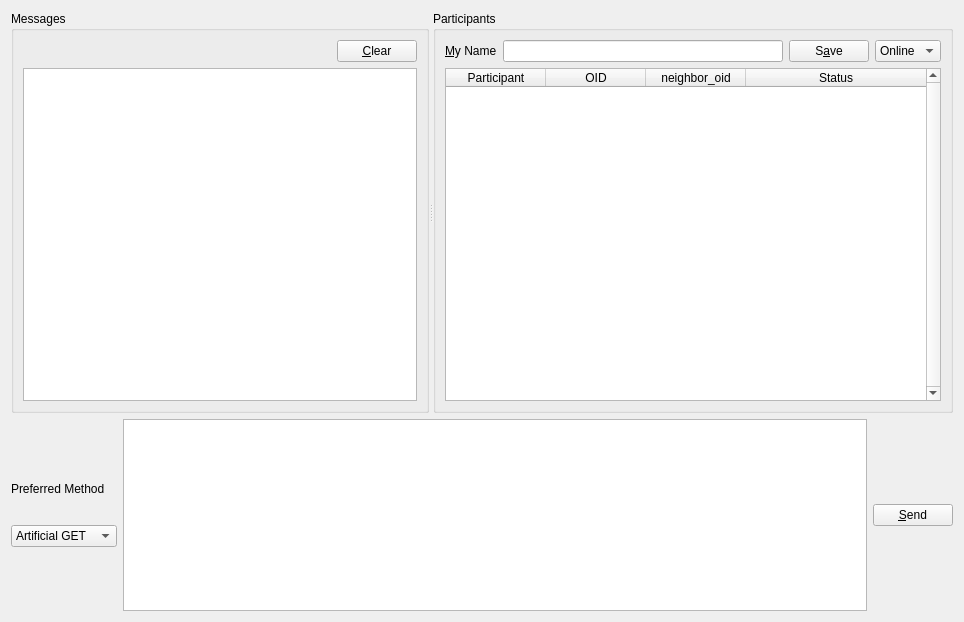
             <widget class="QWidget" name="scrollAreaWidgetContents_2">
              <property name="geometry">
               <rect>
                <x>0</x>
                <y>0</y>
                <width>964</width>
                <height>622</height>
               </rect>
              </property>
              <layout class="QHBoxLayout" name="horizontalLayout_25">
               <item>
                <layout class="QVBoxLayout" name="verticalLayout_24">
                 <item>
                  <widget class="QSplitter" name="chatHorizontalSplitter">
                   <property name="orientation">
                    <enum>Qt::Horizontal</enum>
                   </property>
                   <widget class="QGroupBox" name="groupBox_9">
                    <property name="title">
                     <string>Messages</string>
                    </property>
                    <layout class="QVBoxLayout" name="verticalLayout_7">
                     <item>
                      <layout class="QHBoxLayout" name="horizontalLayout_27">
                       <item>
                        <spacer name="horizontalSpacer_23">
                         <property name="orientation">
                          <enum>Qt::Horizontal</enum>
                         </property>
                         <property name="sizeHint" stdset="0">
                          <size>
                           <width>40</width>
                           <height>20</height>
                          </size>
                         </property>
                        </spacer>
                       </item>
                       <item>
                        <widget class="QPushButton" name="clearMessages">
                         <property name="text">
                          <string>&amp;Clear</string>
                         </property>
                        </widget>
                       </item>
                      </layout>
                     </item>
                     <item>
                      <widget class="QTextBrowser" name="messages"/>
                     </item>
                    </layout>
                   </widget>
                   <widget class="QGroupBox" name="groupBox">
                    <property name="title">
                     <string>Participants</string>
                    </property>
                    <layout class="QVBoxLayout" name="verticalLayout_19">
                     <item>
                      <layout class="QHBoxLayout" name="horizontalLayout_9">
                       <item>
                        <widget class="QLabel" name="label_5">
                         <property name="text">
                          <string>&amp;My Name</string>
                         </property>
                         <property name="buddy">
                          <cstring>nodeName</cstring>
                         </property>
                        </widget>
                       </item>
                       <item>
                        <widget class="QLineEdit" name="nodeName"/>
                       </item>
                       <item>
                        <widget class="QPushButton" name="saveNodeName">
                         <property name="text">
                          <string>S&amp;ave</string>
                         </property>
                        </widget>
                       </item>
                       <item>
                        <widget class="QComboBox" name="status">
                         <property name="sizePolicy">
                          <sizepolicy hsizetype="Fixed" vsizetype="Fixed">
                           <horstretch>0</horstretch>
                           <verstretch>0</verstretch>
                          </sizepolicy>
                         </property>
                         <property name="currentIndex">
                          <number>2</number>
                         </property>
                         <property name="sizeAdjustPolicy">
                          <enum>QComboBox::AdjustToContents</enum>
                         </property>
                         <item>
                          <property name="text">
                           <string>Away</string>
                          </property>
                          <property name="icon">
                           <iconset resource="../Icons/icons.qrc">
                            <normaloff>:/Status/status_blue.png</normaloff>:/Status/status_blue.png</iconset>
                          </property>
                         </item>
                         <item>
                          <property name="text">
                           <string>Busy</string>
                          </property>
                          <property name="icon">
                           <iconset resource="../Icons/icons.qrc">
                            <normaloff>:/Status/status_red.png</normaloff>:/Status/status_red.png</iconset>
                          </property>
                         </item>
                         <item>
                          <property name="text">
                           <string>Online</string>
                          </property>
                          <property name="icon">
                           <iconset resource="../Icons/icons.qrc">
                            <normaloff>:/Status/status_lightgreen.png</normaloff>:/Status/status_lightgreen.png</iconset>
                          </property>
                         </item>
                        </widget>
                       </item>
                      </layout>
                     </item>
                     <item>
                      <widget class="QTableWidget" name="participants">
                       <property name="verticalScrollBarPolicy">
                        <enum>Qt::ScrollBarAlwaysOn</enum>
                       </property>
                       <property name="alternatingRowColors">
                        <bool>true</bool>
                       </property>
                       <property name="selectionBehavior">
                        <enum>QAbstractItemView::SelectRows</enum>
                       </property>
                       <property name="horizontalScrollMode">
                        <enum>QAbstractItemView::ScrollPerPixel</enum>
                       </property>
                       <property name="sortingEnabled">
                        <bool>true</bool>
                       </property>
                       <attribute name="horizontalHeaderStretchLastSection">
                        <bool>true</bool>
                       </attribute>
                       <column>
                        <property name="text">
                         <string>Participant</string>
                        </property>
                       </column>
                       <column>
                        <property name="text">
                         <string>OID</string>
                        </property>
                       </column>
                       <column>
                        <property name="text">
                         <string>neighbor_oid</string>
                        </property>
                       </column>
                       <column>
                        <property name="text">
                         <string>Status</string>
                        </property>
                       </column>
                      </widget>
                     </item>
                    </layout>
                   </widget>
                  </widget>
                 </item>
                 <item>
                  <layout class="QHBoxLayout" name="horizontalLayout_14">
                   <item>
                    <layout class="QVBoxLayout" name="verticalLayout_12">
                     <item>
                      <spacer name="verticalSpacer_6">
                       <property name="orientation">
                        <enum>Qt::Vertical</enum>
                       </property>
                       <property name="sizeType">
                        <enum>QSizePolicy::Preferred</enum>
                       </property>
                       <property name="sizeHint" stdset="0">
                        <size>
                         <width>20</width>
                         <height>40</height>
                        </size>
                       </property>
                      </spacer>
                     </item>
                     <item>
                      <widget class="QLabel" name="label_9">
                       <property name="sizePolicy">
                        <sizepolicy hsizetype="Preferred" vsizetype="Fixed">
                         <horstretch>0</horstretch>
                         <verstretch>0</verstretch>
                        </sizepolicy>
                       </property>
                       <property name="text">
                        <string>Preferred Method</string>
                       </property>
                      </widget>
                     </item>
                     <item>
                      <widget class="QComboBox" name="chatSendMethod">
                       <property name="sizePolicy">
                        <sizepolicy hsizetype="Preferred" vsizetype="Fixed">
                         <horstretch>0</horstretch>
                         <verstretch>0</verstretch>
                        </sizepolicy>
                       </property>
                       <property name="sizeAdjustPolicy">
                        <enum>QComboBox::AdjustToContents</enum>
                       </property>
                       <item>
                        <property name="text">
                         <string>Artificial GET</string>
                        </property>
                       </item>
                       <item>
                        <property name="text">
                         <string>Normal POST</string>
                        </property>
                       </item>
                      </widget>
                     </item>
                     <item>
                      <spacer name="verticalSpacer_9">
                       <property name="orientation">
                        <enum>Qt::Vertical</enum>
                       </property>
                       <property name="sizeType">
                        <enum>QSizePolicy::Preferred</enum>
                       </property>
                       <property name="sizeHint" stdset="0">
                        <size>
                         <width>20</width>
                         <height>40</height>
                        </size>
                       </property>
                      </spacer>
                     </item>
                    </layout>
                   </item>
                   <item>
                    <widget class="spoton_textedit" name="message">
                     <property name="sizePolicy">
                      <sizepolicy hsizetype="Expanding" vsizetype="Fixed">
                       <horstretch>0</horstretch>
                       <verstretch>0</verstretch>
                      </sizepolicy>
                     </property>
                     <property name="tabChangesFocus">
                      <bool>true</bool>
                     </property>
                     <property name="acceptRichText">
                      <bool>false</bool>
                     </property>
                    </widget>
                   </item>
                   <item>
                    <layout class="QVBoxLayout" name="verticalLayout_23">
                     <item>
                      <widget class="QPushButton" name="sendMessage">
                       <property name="text">
                        <string>&amp;Send</string>
                       </property>
                       <property name="icon">
                        <iconset resource="../Icons/icons.qrc">
                         <normaloff>:/ok.png</normaloff>:/ok.png</iconset>
                       </property>
                      </widget>
                     </item>
                    </layout>
                   </item>
                  </layout>
                 </item>
                </layout>
               </item>
              </layout>
             </widget>
